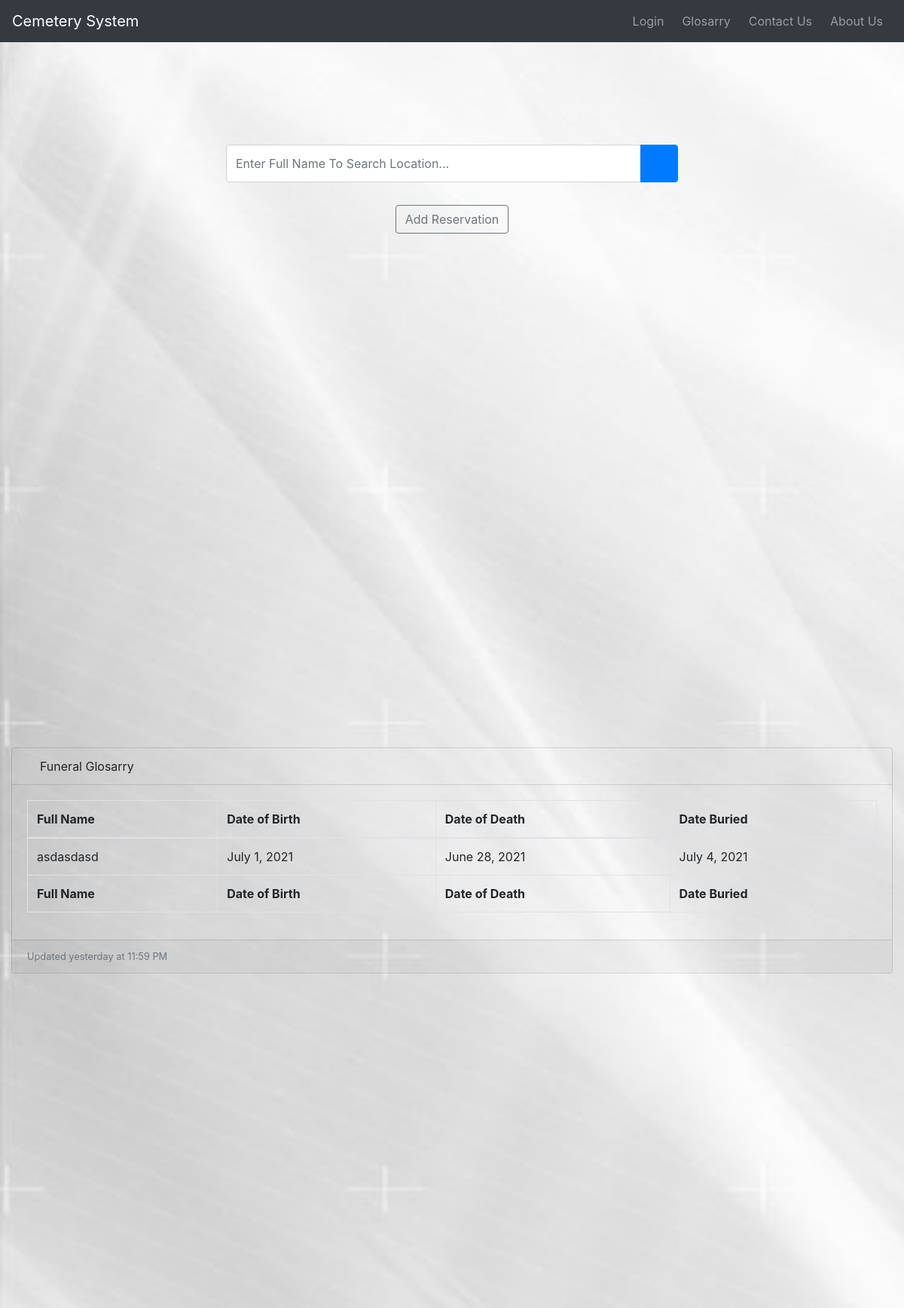
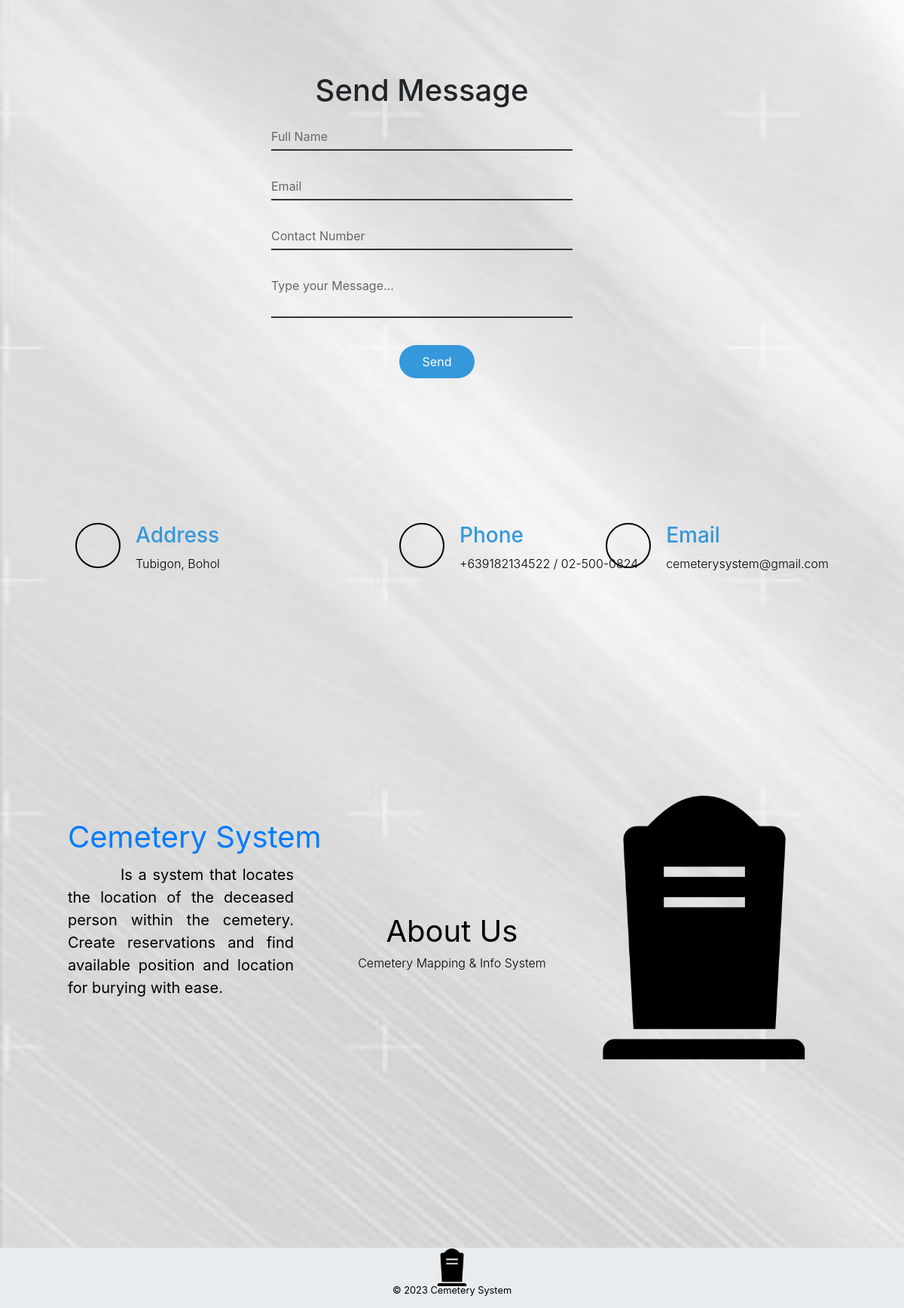
The page / on the database its author committed (2 pictures, top to bottom).
### tables this page shows
CREATE TABLE `deceased_details` (
  `deceased_id` int(11) NOT NULL,
  `user_id` text NOT NULL,
  `reserve_id` text NOT NULL,
  `loc_id` text NOT NULL,
  `full_name` text NOT NULL,
  `age` text NOT NULL,
  `gender` text NOT NULL,
  `date_of_birth` datetime NOT NULL,
  `date_of_death` datetime NOT NULL,
  `date_buried` datetime NOT NULL,
  `block` text NOT NULL,
  `number` text NOT NULL
);

### index.php (the view, shortened to what this page needs)
<?php
  include('functions/functions.php');
?>
<!DOCTYPE html>
<html lang="en">
  <head>
    <link href="assets/vendor/bootstrap/css/bootstrap.min.css" rel="stylesheet">
    <link href="assets/vendor/fontawesome-free/css/all.min.css" rel="stylesheet" type="text/css">
    <link href="assets/vendor/datatables/dataTables.bootstrap4.css" rel="stylesheet">
    <link href="assets/css/sb-admin.css" rel="stylesheet">
    <link rel="stylesheet" type="text/css" href="assets/css/contact5.css">
    <link rel="stylesheet" type="text/css" href="assets/css/search.css">
    <link rel="stylesheet" type="text/css" href="assets/css/eye3.css">
  </head>
  <body id="page-top" style="background: url(assets/images/bg.jpg);  background-repeat: no-repeat; background-size: cover;">
    <nav class="navbar navbar-expand navbar-dark bg-dark static-top">
        <a class="navbar-brand mr-1" href="index.php">Cemetery System</a>
      <ul class="navbar-nav ml-auto ml-md-0">
        <li class="nav-item no-arrow mx-1">
          <a class="nav-link" href="#" data-toggle="modal" data-target="#loginModal">Login</a>
        </li>
         <li class="nav-item no-arrow mx-1">
          <a class="nav-link scroll" href="#table">
            Glosarry
          </a>
        </li>
        <li class="nav-item no-arrow mx-1">
          <a class="nav-link scroll" href="#contact">
            Contact Us
          </a>
        </li>
        <li class="nav-item no-arrow mx-1">
          <a class="nav-link scroll" href="#about">
            About Us
          </a>
        </li>
      </ul>
    </nav>
    <div id="wrapper">
      <div id="content-wrapper">
    <section class="search">
      <center>
            <form style="margin-top: 120px; width: 50%; height: 60px;" id="searchbox" method="post">
              <div class="box">
              <div class="input-group">
                <input style="height: 50px" type="text" name="search" class="form-control box" placeholder="Enter Full Name To Search Location..." aria-label="Search" aria-describedby="basic-addon2" >
                <div class="input-group-append">
                  <button style="width: 50px" class="btn btn-primary" type="submit" name="submit">
                    <i class="fas fa-search"></i>
                  </button>
                </div>
              </div>
              </div>
            </form>
          <p class="lead" style="margin-top: 20px;">
            <a href="#" class="btn btn-outline-secondary fw-bold bg-black" data-toggle="modal" data-target="#registerModal">Add Reservation</a>
          </p>
      </center>
    </section>
    <section class="search" id="table">
      <div class="container-fluid" style="background: transparent;">
      <div class="card mb-3" style="background: transparent;">
            <div class="card-header" style="background: transparent;">
              <i class="fas fa-book"></i>
              Funeral Glosarry</div>
            <div class="card-body" style="background: transparent;">
              <div class="table-responsive" style="background: transparent;">
                <?php
                  $query = "SELECT * FROM deceased_details";
                  $result = mysqli_query($db,$query);
                ?>
                <table class="table table-bordered" id="dataTable" width="100%" cellspacing="0" style="background: transparent;">
                  <thead>
                    <tr>
                      <th>Full Name</th>
                      <th>Date of Birth</th>
                      <th>Date of Death</th>
                      <th>Date Buried</th>
                    </tr>
                  </thead>
                  <tfoot>
                    <tr>
                      <th>Full Name</th>
                      <th>Date of Birth</th>
                      <th>Date of Death</th>
                      <th>Date Buried</th>
                    </tr>
                  </tfoot>
                  <tbody>
                    <?php
                    if($result){
                      while($res = mysqli_fetch_array($result)) {
                        echo "<tr>";
                          echo "<td>".$res['full_name']."</td>";
                          echo "<td>".date('F j, Y',strtotime($res['date_of_birth']))."</td>";
                          echo "<td>".date('F j, Y',strtotime($res['date_of_death']))."</td>";
                          echo "<td>".date('F j, Y',strtotime($res['date_buried']))."</td>";
                         echo "</tr>";
                      }
                    }?>
                  </tbody>
                </table>
              </div>
            </div>
            <div class="card-footer small text-muted">Updated yesterday at 11:59 PM</div>
          </div>
      </div>
    </section>
     <section class="contact" id="contact">
            <div class="container" >
              <div class="contactInfo" >
                <div class="box" style="margin-bottom: 20px; position: absolute; bottom: 60px; left: 100px">
                  <div class="icon" style="border: solid 2px black;"><i class="fa fa-map-marker" aria-hidden="true"></i></div>
                  <div class="text">
                      <h3 style="color: #3498db">Address</h3>
                      <p style="color: #000">Tubigon, Bohol</p>
                  </div>
                </div>
                <div class="box" style="margin-bottom: 20px; position: absolute; bottom: 60px; left: 530px">
                  <div class="icon" style="border: solid 2px black;"><i class="fa fa-phone" aria-hidden="true"></i></div>
                  <div class="text">
                    <h3 style="color: #3498db">Phone</h3>
                    <p style="color: #000">+639182134522 / 02-500-0824</p>
                  </div>
                </div>
               <div class="box" style="margin-bottom: 20px; position: absolute; bottom: 60px; right: 100px">
                  <div class="icon" style="border: solid 2px black;"><i class="fa fa-envelope" aria-hidden="true"></i></div>
                  <div class="text">
                    <h3 style="color: #3498db">Email</h3>
                    <p style="color: #000">cemeterysystem@gmail.com</p>
                  </div>
                </div>
              </div>
              <div class="contactForm" style="position: absolute; right: 400px; top: 0px;">
                <form class="" action="index.php" method="post" enctype="multipart/form-data">
                  <center><h1>Send Message</h1></center>
                  <div class="inputBox">
                    <input type="text" name="fullname" required="required" autocomplete="off">
                    <span>Full Name</span>
                  </div>
                  <div class="inputBox">
                    <input type="Email" name="email" required="required" autocomplete="off">
                    <span>Email</span>
                  </div>
                  <div class="inputBox">
                    <input type="number" name="contact_number" required="required" autocomplete="off">
                    <span>Contact Number</span>
                  </div>
                  <div class="inputBox">
                    <textarea required="required" name="message" autocomplete="off"></textarea>
                    <span>Type your Message...</span>
                  </div>
                  <div class="inputBox">
                    <input type="submit" value="Send" name="contact_btn" style="background-color: #3498db; margin-left: 170px; color: white;">
                  </div>
                </form>
              </div>
            </div>
        </section>
    <section class="contact">
        <div class="content" style="">
          <a style="font-size: 40px; color: #000;" id="about">About Us</a>
          <p style="color: #000">Cemetery Mapping & Info System</p>
        </div>
        <div class="container" style="position: absolute; top: 80px;" id="about">
        <img class="image" src="assets/images/logo.png" width="350px" style="position: absolute; right: 60px; top: 120px;">
          <div class="contactForm" style="position: absolute; left: 20px; top: 100px; width: 60%;">
            <a class="navbar-brand" id="title" href="#" style="font-size: 40px;">Cemetery System</a>
           <p style="color: #000; font-size: 20px; text-indent: 70px; text-align: justify; width: 300px">Is a system that locates the location of the deceased person within the cemetery. Create reservations and find available position and location for burying with ease.</p>
          </div>
        </div>
    </section>
           <footer class="sticky-footer" style="min-width: 100%">
          <div class="container my-auto">
            <div class="copyright text-center my-auto">
              <a style="pointer-events: none;"><img src="assets/images/logo.png" width="50px"></a>
              <p style="color: #000">&copy; <script>document.write(new Date().getFullYear())</script> Cemetery System
              </p>
            </div>
          </div>
        </footer>
      </div>
    </div>
  </body>
</html>

### assets/css/sb-admin.css (style rules this page uses)
html { position: relative; min-height: 100%; }
body { height: 100%; }
#wrapper { display: -webkit-box; display: -ms-flexbox; display: flex; }
#wrapper #content-wrapper { overflow-x: hidden; width: 100%; padding-top: 1rem; padding-bottom: 80px; }
:root { --input-padding-x: 0.75rem; --input-padding-y: 0.75rem; }
footer.sticky-footer { display: -webkit-box; display: -ms-flexbox; display: flex; position: absolute; right: 0; bottom: 0; width: calc(100% - 90px); height: 80px; background-color: #e9ecef; }
footer.sticky-footer .copyright { line-height: 1; font-size: 0.8rem; }
@media (min-width: 768px) { footer.sticky-footer { width: calc(100% - 225px); } }

### assets/css/contact5.css (style rules this page uses)
.contact { position: relative; min-height: 100vh; padding: 50px, 100px; display: flex; justify-content: center; align-items: center; flex-direction: column; }
.contact .content { max-width: 800px; text-align: center; }
.contact .content p { font-weight: 300; color: #000; }
.container { width: 100%; display: flex; justify-content: center; align-items: center; }
.container .contactInfo { width: 50%; display: flex; flex-direction: column; }
.container .contactInfo .box { position: relative; padding: 20px, 0; display: flex; }
.container .contactInfo .box .icon { min-width: 60px; height: 60px; display: flex; justify-content: center; align-items: center; border-radius: 50px; font-size: 22px; }
.container .contactInfo .box .text { display: flex; margin-left: 20px; font-size: 16px; flex-direction: column; font-weight: 300; }
.container .contactInfo .box .text h3 { font-weight: 500; color: #00bcd4; }
.contactForm { width: 40%; padding: 40px; border-radius: 50px; }
.contactForm .inputBox { position: relative; width: 100%; margin-top: 10px; }
.contactForm .inputBox input, .contactForm .inputBox textarea { width: 100%; padding: 5px 0; font-size: 16px; margin: 10px 0; background: 000; border: none; border-bottom: 2px solid #333; outline: none; resize: none; }
.contactForm .inputBox span { position: absolute; left: 0; padding: 5px 0; font-size: 16px; pointer-events: none; transition: 0.5s; color: #666; top: 10px; }
.contactForm .inputBox input[type="submit"] { width: 100px; background: #00bcd4; border: none; cursor: pointer; padding: 10px; font-size: 16px; margin-left: 130px; border-radius: 50px; }

### assets/css/search.css (style rules this page uses)
.search { position: relative; min-height: 100vh; }

### rows shown on the page
deceased_details: full_name "asdasdasd", date_of_birth "July 1, 2021", date_of_death "June 28, 2021", date_buried "July 4, 2021"
